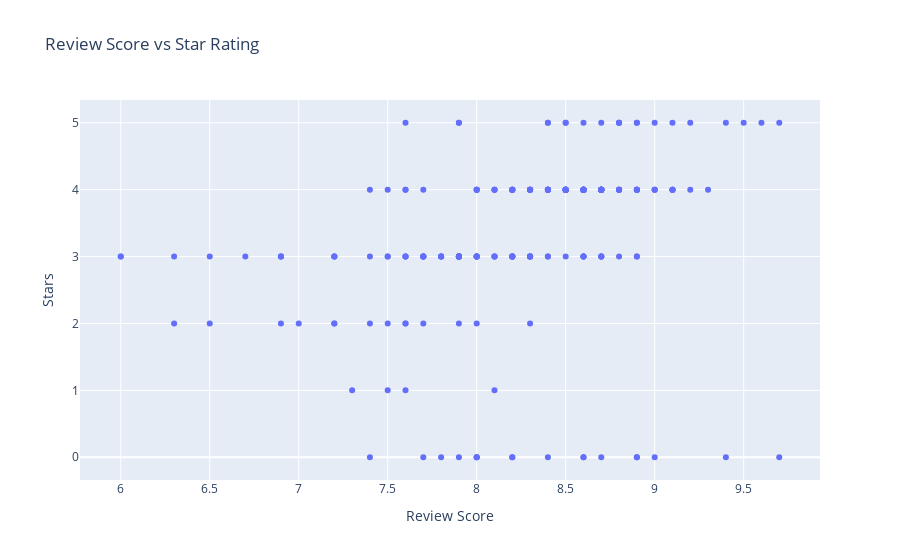

Notebook source saved alongside this figure:
### Code cell
fig = px.scatter(
    df_hotels,
    x="review_score",
    y="stars",
    title="Review Score vs Star Rating",
    labels={"stars": "Stars", "review_score": "Review Score"},
)
fig.show()

### Figure 1 — Plotly figure (JSON) as saved in the notebook; plotly's stock layout.template omitted (floating-point values rounded to 4 significant figures; data arrays with more than 128 entries replaced by an {"elided": "..."} marker saying what was removed)
{"data": [{"hovertemplate": "Review Score=%{x}<br>Stars=%{y}<extra></extra>", "legendgroup": "", "marker": {"color": "#636efa", "symbol": "circle"}, "mode": "markers", "name": "", "orientation": "v", "showlegend": false, "type": "scatter", "x": {"elided": "218 float values"}, "xaxis": "x", "y": {"elided": "218 int values"}, "yaxis": "y"}], "layout": {"legend": {"tracegroupgap": 0}, "title": {"text": "Review Score vs Star Rating"}, "xaxis": {"anchor": "y", "domain": [0, 1], "title": {"text": "Review Score"}}, "yaxis": {"anchor": "x", "domain": [0, 1], "title": {"text": "Stars"}}}}
